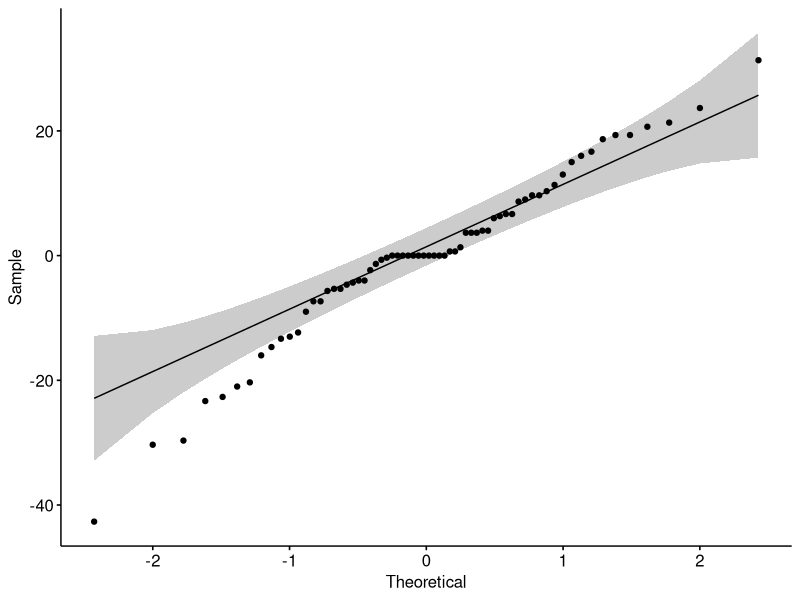
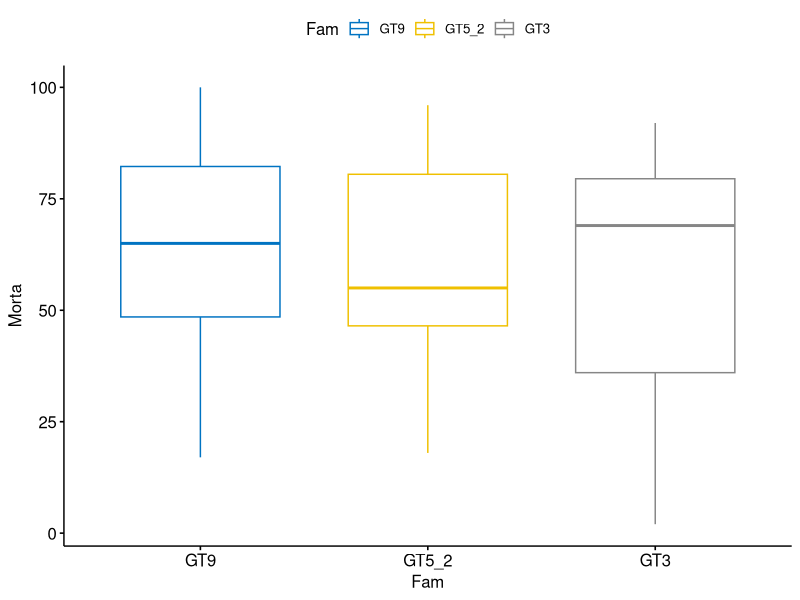
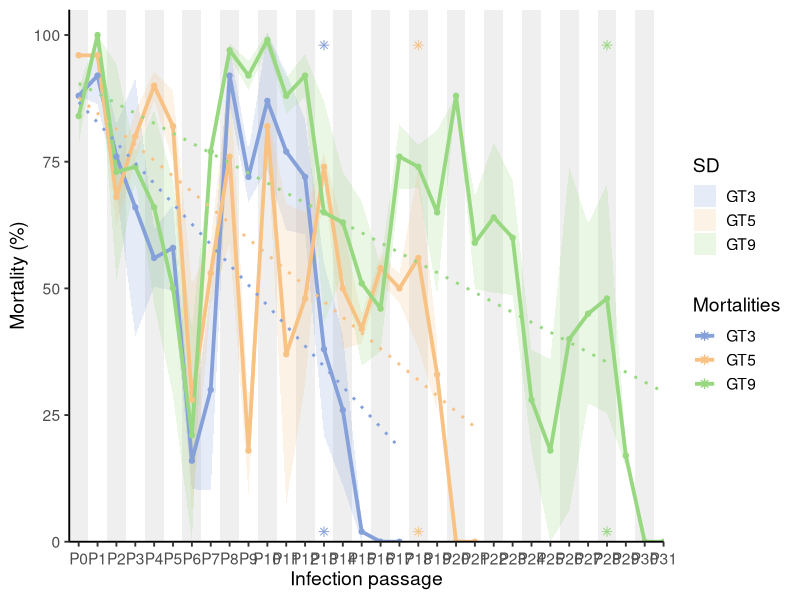

R code for these plots, in order: (Note: this script raises an error after producing the figures.)
#!/usr/bin/Rscript
##title: "analysis of mortalities and load viral in mantle"
##author: "Pelletier Camille"
#date: 06/05/2022


'%!in%' <- function(x,y)!('%in%'(x,y))
options( "digits"=3)

###################################### Function to install / load package if it's not installed ###############################################
ipak <- function(pkg){
  new.pkg <- pkg[!(pkg %in% installed.packages()[, "Package"])]
  if (length(new.pkg)) 
    install.packages(new.pkg, dependencies = TRUE)
  sapply(pkg, require, character.only = TRUE)
}

ipak(unique(
  c( "ggplot2", "tidyr","ggpubr","tidyverse","rstatix","dplyr") 
) )


addline_format <- function(x,...){
  gsub('//s','/n',x)
}

###################################### MORTALITIES ###############################################
#------------------------------------------------------------------import mortality datas---------------------------------------------------------------------

mortalities<- read.csv2("./data_mortality.csv", header=T)
data_morta_replicats <- read.csv2("./pourcentages_mortalites_proxy_replicates.csv", header=T, row.names =1)
viralLoad<- read.csv2("./load_viral_TR463.csv", header=F)
meanViralLoad<- read.csv2("./load_viral_moyen_TR463.csv", header=T) 


#------------------------------------------------------------------prepare datas------------------------------------------------------------------------------
mat_mortalities <- matrix(data=0,nrow=nrow(mortalities)*(ncol(mortalities)-1),ncol=4)
colnames(mat_mortalities) <- c("Fam_Gen", "Fam", "Gen", "Morta")

compteur=1
for (i in 1:nrow(mortalities)){
  Fam_i <- mortalities[i,1]
  for (j in 2:ncol(mortalities)){
    Gen_name <- colnames(mortalities)[j]
    Gen_i <- mortalities[i,j]
    
    mat_mortalities[compteur,1] <- paste0(Fam_i,"_",Gen_name)
    mat_mortalities[compteur,4] <- Gen_i
    mat_mortalities[compteur,2] <- Fam_i
    mat_mortalities[compteur,3] <-Gen_name
    compteur <- compteur+1
  }
  
}


mat_mortalities <- na.omit(as.data.frame(mat_mortalities))
mat_mortalities <- as.data.frame(mat_mortalities)
mat_mortalities$Morta <- as.numeric(mat_mortalities$Morta)
mat_mortalities <- mat_mortalities[mat_mortalities[,4]!=0,]


#------------------------------------------------------------------test for significance----------------------------------------------------------------------


kruskal.test(Morta ~ Gen, data = mat_mortalities)
kruskal.test(Morta ~ Fam, data = mat_mortalities)



# Construct linear model
model  <- lm(Morta ~ Gen, data = mat_mortalities)
# QQ plot of residus
ggqqplot(residuals(model))

# Normality test of Shapiro-Wilk
shapiro_test(residuals(model))


summary_stats_morta_gen<- mat_mortalities %>% group_by(Gen) %>% get_summary_stats(Morta, type="mean_sd")
summary_stats_morta_fam<- mat_mortalities %>% group_by(Fam) %>% get_summary_stats(Morta, type="mean_sd")


bxp <- ggboxplot(
  mat_mortalities, x = "Fam", y = "Morta",
  color = "Fam", palette = "jco"
)
bxp



res.aov1 <- mat_mortalities %>% anova_test(Morta ~ Fam)
res.aov1
res.aov2 <- mat_mortalities  %>% anova_test(Morta ~ Gen)
res.aov2

#-----------------------------------------------------------plot datas-----------------------------------------------------------------------------------

# convert table to data frame
mortalities <- as.data.frame(data_morta_replicats)


# Time
G <- as.numeric(gsub("G", "", colnames(mortalities)))

# compute standard deviation
calc_sd <- function(r1, r2) {
  apply(rbind(r1, r2), 2, sd, na.rm = TRUE)
}


df <- bind_rows(
  data.frame(G = G, GT = "GT3",
             mean = as.numeric(mortalities["GT3", ]),
             sd   = calc_sd(mortalities["GT3_R1", ], mortalities["GT3_R2", ])),
  data.frame(G = G, GT = "GT5",
             mean = as.numeric(mortalities["GT5", ]),
             sd   = calc_sd(mortalities["GT5_R1", ], mortalities["GT5_R2", ])),
  data.frame(G = G, GT = "GT9",
             mean = as.numeric(mortalities["GT9", ]),
             sd   = calc_sd(mortalities["GT9_R1", ], mortalities["GT9_R2", ]))
) %>%
  filter(!is.na(mean)) %>% mutate(sd = ifelse(!is.na(sd) & sd > mean, mean, sd))




bg <- data.frame(
  xmin = seq(-0.5, max(G), by = 2),
  xmax = seq(0.5, max(G) + 1, by = 2)
)

last_points <- df %>%
  group_by(GT) %>%
  filter((GT == "GT3" & G == 13) |
           (GT == "GT5" & G == 18) |
           (GT == "GT9" & G == 28))



plotA <- ggplot() +
  geom_rect(data = bg,
            aes(xmin = xmin, xmax = xmax, ymin = -Inf, ymax = Inf),
            fill = "grey90", alpha = 0.6) +
  # ± SD
  geom_ribbon(data = df,
              aes(x = G, ymin = mean - sd, ymax = mean + sd, fill = GT),
              alpha = 0.2) +
  
  # Courbes de mortalité
  geom_line(data = df,
            aes(x = G, y = mean, color = GT, group = GT),
            linewidth = 1.3) +
  geom_point(data = df,
             aes(x = G, y = mean, color = GT),
             size = 1.5)+
  
  # Courbes de tendance
  geom_smooth(data = df,
              aes(x = G, y = mean, color = GT, group = GT),
              method = "lm", se = FALSE, linetype = "dotted", linewidth = 1) +
  
  # Étoiles bas
  geom_point(data = last_points,
             aes(x = G, y = 2, color = GT), shape = 8,
             size = 2) +
  
  # Étoiles haut
  geom_point(data = last_points,
             aes(x = G, y = 98, color = GT), shape = 8,
             size = 2) +
  
  # Scales
    scale_y_continuous(limits = c(0, 105), expand = c(0, 0)) +
  scale_x_continuous(
    breaks = seq(0, max(df$G)),     
    labels = paste0("P", seq(0, max(df$G))), 
    expand = c(0,0)
  )+
  scale_color_manual(
    values = c("GT3" = "#86a1da", "GT5" = "#f8c284", "GT9" = "#98d881", 
               name="Last sequenced samples")
  ) +
  scale_fill_manual(
    values = c("GT3" = "#86a1da", "GT5" = "#f8c284", "GT9" = "#98d881"),
    name = "SD"
  ) +
  scale_shape_manual(
    values = c("GT3" = 8, "GT5" = 8, "GT9" = 8),
    name = "Last sequenced samples"
  ) +
  
  labs(
    x = "Infection passage",
    y = "Mortality (%)",
    color = "Mortalities",
    fill  = "Mortalities"
  ) +
  
  theme_classic(base_size = 14) +
  theme(
    legend.position = "right",
    axis.text.x = element_text(angle = 0, vjust = 0.5)
  )

plotA

#----------------------with tendency curves for each replicates 
# Data frame long
df <- bind_rows(
  data.frame(G = G, GT = "GT3_R1",
             mean = as.numeric(mortalities["GT3_R1", ]),
             sd   = calc_sd(mortalities["GT3_R1", ], mortalities["GT3_R2", ])),
  data.frame(G = G, GT = "GT3_R2",
             mean = as.numeric(mortalities["GT3_R2", ]),
             sd   = calc_sd(mortalities["GT3_R1", ], mortalities["GT3_R2", ])),
  data.frame(G = G, GT = "GT5_R1",
             mean = as.numeric(mortalities["GT5_R1", ]),
             sd   = calc_sd(mortalities["GT5_R1", ], mortalities["GT5_R2", ])),
  data.frame(G = G, GT = "GT5_R2",
             mean = as.numeric(mortalities["GT5_R2", ]),
             sd   = calc_sd(mortalities["GT5_R1", ], mortalities["GT5_R2", ])),
  data.frame(G = G, GT = "GT9_R1",
             mean = as.numeric(mortalities["GT9_R1", ]),
             sd   = calc_sd(mortalities["GT9_R1", ], mortalities["GT9_R2", ])),
  data.frame(G = G, GT = "GT9_R2",
             mean = as.numeric(mortalities["GT9_R2", ]),
             sd   = calc_sd(mortalities["GT9_R1", ], mortalities["GT9_R2", ]))
) %>%
  filter(!is.na(mean)) %>% mutate(sd = ifelse(!is.na(sd) & sd > mean, mean, sd))


  
plotSA1 <- ggplot() +
  geom_rect(data = bg,
            aes(xmin = xmin, xmax = xmax, ymin = -Inf, ymax = Inf),
            fill = "grey90", alpha = 0.6) +
  
  # Courbes de mortalité
  geom_line(data = df,
            aes(x = G, y = mean, color = GT, group = GT),
            linewidth = 1.3) +
  geom_point(data = df,
             aes(x = G, y = mean, color = GT),
             size = 1.5) +
    # Courbes de tendance
  geom_smooth(data = df,
              aes(x = G, y = mean, color = GT, group = GT),
              method = "lm", se = FALSE, linetype = "dotted", linewidth = 1) +
  
  # Équations + R²
  stat_poly_eq(
    data = df,
    aes(x = G, y = mean, color = GT,
        label = paste0(
          "atop(",
          after_stat(eq.label), ", ",
          after_stat(rr.label),
          ")")),
    formula = y ~ x,
    parse = TRUE,
    size = 3,
    label.x = "right",
    label.y =  "top",
  )+
  
  # Étoiles bas
  geom_point(data = last_points,
             aes(x = G, y = 2, color = GT), shape = 8,
             size = 2) +
  
  # Étoiles haut
  geom_point(data = last_points,
             aes(x = G, y = 98, color = GT), shape = 8,
             size = 2) +
  
  # Scales
  scale_y_continuous(limits = c(0, 105), expand = c(0, 0)) +
  scale_x_continuous(
    breaks = seq(0, max(df$G)),     
    labels = paste0("P", seq(0, max(df$G))), 
    expand = c(0,0)
  )+
  scale_color_manual(
    values = c("GT3_R1" = "steelblue1", "GT3_R2" = "deepskyblue4", "GT5_R1" = "lightsalmon","GT5_R2" = "coral",  "GT9_R1" = "darkseagreen2", "GT9_R2" = "darkseagreen4", 
               name="Last sequenced samples")
  ) +
  scale_fill_manual(
    values = c("GT3_R1" = "steelblue1", "GT3_R2" = "deepskyblue4", "GT5_R1" = "lightsalmon","GT5_R2" = "coral",  "GT9_R1" = "darkseagreen2", "GT9_R2" = "darkseagreen4"),
    name = "SD"
  ) +
  scale_shape_manual(
    values = c("GT3" = 8, "GT5" = 8, "GT9" = 8),
    name = "Last sequenced samples"
  ) +
  
  labs(
    x = "Infection passage",
    y = "Mortality (%)",
    color = "Mortalities",
    fill  = "Mortalities"
  ) +
  
  theme_classic(base_size = 14) +
  theme(
    legend.position = "right",
    axis.text.x = element_text(angle = 0, vjust = 0.5)
  )

x11()
plotSA1

#----------------------------------analysis of global co-variance of mortality rates --------------------------------
# Remove the first three rows (GT9, GT5, GT3) to keep only replicates
replicates_only <- mortalities[-c(1:3), ]

# Sort the rows alphabetically by row names
replicates_only <- replicates_only[order(rownames(replicates_only)),]

# Rename the rows with new labels for clarity
rownames(replicates_only) <- c("FA_R1", "FA_R2", "C_R1", "C_R2", "NFA_R1", "NFA_R2")

# Transpose the table so that columns represent replicates
mortality_t <- t(replicates_only)

# Calculate the global correlation matrix between replicates, ignoring NA values
cor_global <- cor(mortality_t, use = "pairwise.complete.obs")
print("Global correlation matrix:")
print(cor_global)

# Visualize the global correlation matrix using corrplot
# - method = "color" for a colored heatmap
# - addCoef.col = "black" to display correlation values on the plot
# - number.cex controls the size of the displayed coefficients
# - tl.col and tl.srt set label color and rotation
# - col defines a custom gradient from coral → yellow → green
# - title and mar set the plot title and margins

plotSA2 <- corrplot(cor_global, method = "color", addCoef.col = "black", number.cex = 0.6,
         tl.col = "black", tl.srt = 45, 
         col = colorRampPalette(c("snow4", "lightgoldenrodyellow", "plum4"))(200), 
         title = "", mar=c(0,0,2,0))



###################################### VIRAL LOAD ###############################################

#------------------------------------------------------------------prepare datas--------------------------------------------------------------------------

viralLoad_family <- viralLoad %>% 
  tidyr::separate(V1, c("Family","Replicate"), sep =c("_") ,remove = FALSE) %>%
  dplyr::mutate(param= glue::glue("{Family}_{V2}"))


#------------------------------------------------------------------plot datas--------------------------------------------------------------------------

plotB <- ggplot(viralLoad_family, aes(x=V2, y=V3, fill=Family)) + scale_y_continuous(trans='log10') +
  geom_boxplot(position=position_dodge(1))+  scale_x_discrete(limits=c("G0", "G5", "G10","G13","G15","G18","G20","G24","G28")) +
  geom_dotplot(binaxis='y', stackdir='center', dotsize=0.5,
               position=position_dodge(1)) +scale_fill_manual(values=c("#0033FF", "#FF9933", "#99CC00"))+
  geom_line(data = meanViralLoad[meanViralLoad$Family == "GT3",], 
            mapping = aes(x = Generation, y = Load, group=1),color="#0033FF", linewidth=2)+
  geom_line(data = meanViralLoad[meanViralLoad$Family == "GT5",], 
            mapping = aes(x = Generation, y = Load, group=1),color="#FF9933", linewidth=2)+
  geom_line(data = meanViralLoad[meanViralLoad$Family == "GT9",], 
            mapping = aes(x = Generation, y = Load, group=1),color="#99CC00", linewidth=2) + 
  ggtitle("") +
  xlab("Infection generation") + ylab("log10(Viral copy number/ng of DNA") + theme_classic()


plotB

#------------------------------------------------------------------test for significance----------------------------------------------------------------------

# Construct linear model
model1 <- lm(V3 ~ V2, data = viralLoad_family)
model2  <- lm(V3 ~ Family, data = viralLoad_family)
# QQ plot of residus
ggqqplot(residuals(model1))
ggqqplot(residuals(model2))
# Normality test of Shapiro-Wilk
shapiro_test(residuals(model1))
shapiro_test(residuals(model2))

kruskal.test(V3 ~ V2, data = viralLoad_family)
kruskal.test(V3 ~ Family, data = viralLoad_family)


summary_stats_loadVir_gen<- viralLoad_family %>% group_by(V2) %>% get_summary_stats(V3, type="mean_sd")
summary_stats_loadVir_fam<- viralLoad_family %>% group_by(Family) %>% get_summary_stats(V3, type="mean_sd")
summary_stats_loadVir_fam_Gen<- viralLoad_family %>% group_by(Family,V2) %>% get_summary_stats(V3, type="mean_sd")

res.aov3 <- viralLoad_family %>% anova_test(V3 ~ Family)
res.aov3
res.aov4 <- viralLoad_family  %>% anova_test(V3 ~ V2)
res.aov4




anova_mat<- rbind(res.aov1, res.aov2, res.aov3, res.aov4)
anova_mat[1,1] <- "Mortalities ~ oyster populations"
anova_mat[2,1] <- "Mortalities ~ infection generations"
anova_mat[3,1] <- "Viral DNA copy number ~ oyster populations"
anova_mat[4,1] <- "Viral DNA copy number ~ infection generations"

anova_mat
#---------------------------------------------------------------plot global--------------------------------------------------------------

figure_global <- plotA | plotB
figure_global
